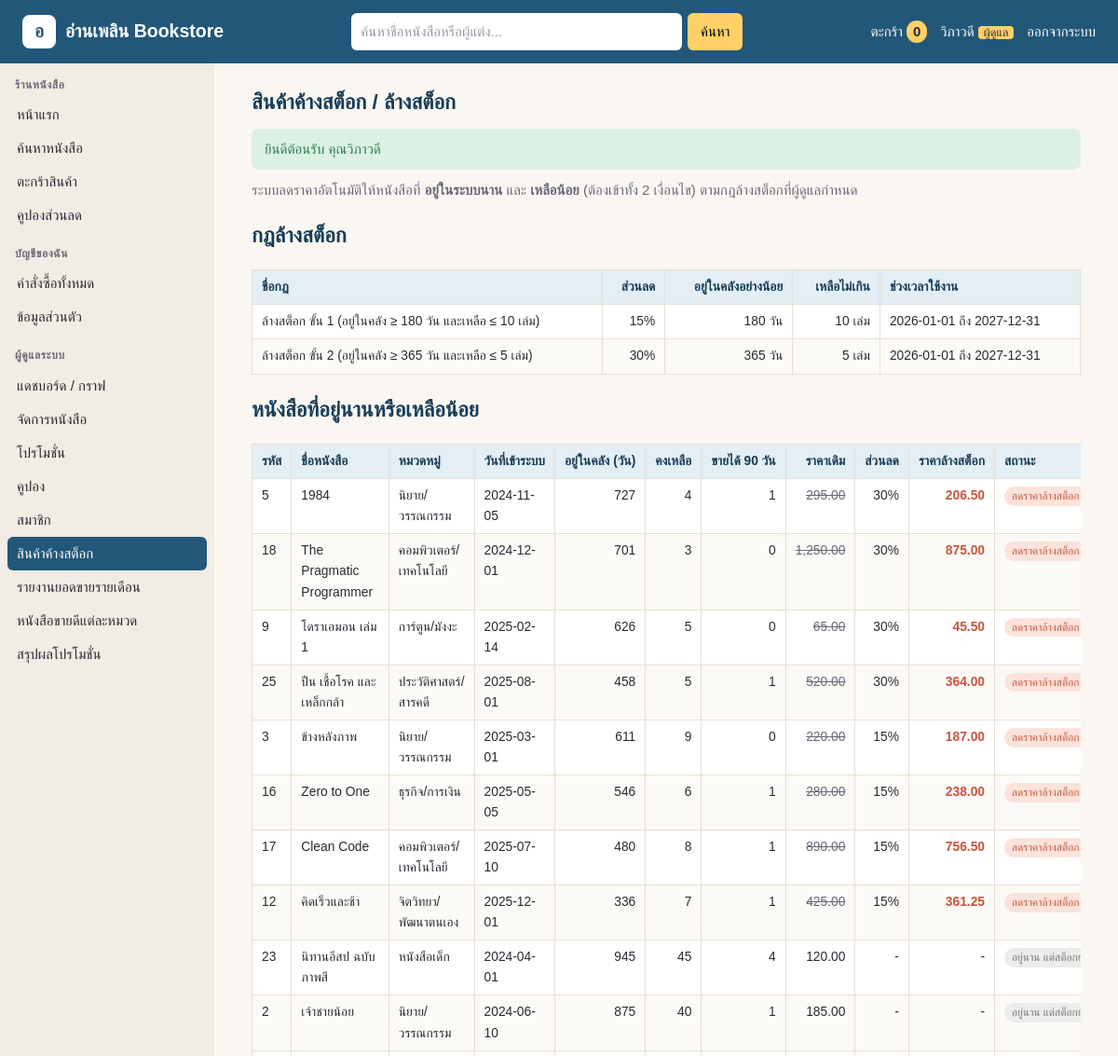
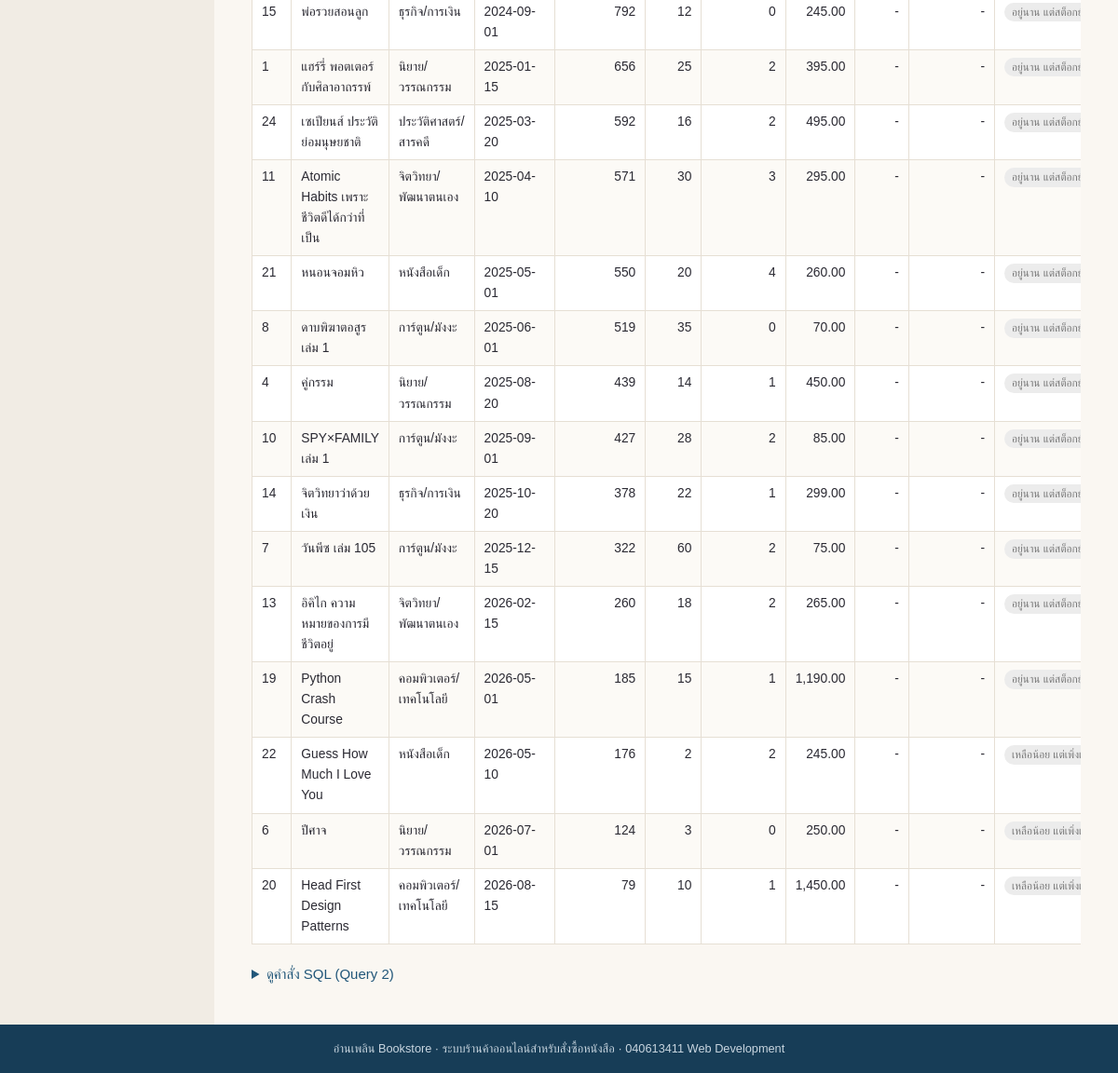
Page /bookshop/clearance.php (signed in) on the committed database (2 pictures, top to bottom).
### tables this page shows
CREATE TABLE promotion (
  promo_id          INT AUTO_INCREMENT PRIMARY KEY,
  promo_name        VARCHAR(150) NOT NULL,
  promo_type        ENUM('tier','seasonal','clearance') NOT NULL,
  discount_percent  DECIMAL(5,2) NOT NULL,
  min_spend         DECIMAL(10,2) NULL,
  category_id       INT NULL,
  min_days_in_stock INT NULL,
  max_stock         INT NULL,
  start_date        DATE NOT NULL,
  end_date          DATE NOT NULL,
  is_active         TINYINT(1) NOT NULL DEFAULT 1,
  FOREIGN KEY (category_id) REFERENCES category(category_id)
);

CREATE TABLE book (
  book_id     INT AUTO_INCREMENT PRIMARY KEY,
  title       VARCHAR(200)  NOT NULL,
  author      VARCHAR(150)  NOT NULL,
  category_id INT           NOT NULL,
  price       DECIMAL(10,2) NOT NULL,
  stock       INT           NOT NULL DEFAULT 0,
  description TEXT,
  added_date  DATE          NOT NULL COMMENT 'วันที่นำเข้าระบบ ใช้คำนวณสินค้าค้างสต็อก',
  FOREIGN KEY (category_id) REFERENCES category(category_id)
);

CREATE TABLE category (
  category_id   INT AUTO_INCREMENT PRIMARY KEY,
  category_name VARCHAR(100) NOT NULL UNIQUE
);

### bookshop/clearance.php (the view, shortened to what this page needs)
<?php include "connect.php"; ?>
<?php
include "header.php";
$sql = "SELECT b.book_id, b.title, c.category_name, b.added_date,
       DATEDIFF(CURDATE(), b.added_date) AS days_in_stock,
       b.stock, IFNULL(s.sold_90d, 0) AS sold_90d, b.price,
       p.promo_name, IFNULL(p.discount_percent, 0) AS discount_percent,
       ROUND(b.price * (100 - IFNULL(p.discount_percent, 0)) / 100, 2) AS clearance_price,
       CASE
         WHEN p.promo_id IS NOT NULL THEN 'ลดราคาล้างสต็อก'
         WHEN DATEDIFF(CURDATE(), b.added_date) < r.need_days THEN 'เหลือน้อย แต่เพิ่งเข้าระบบ'
         ELSE 'อยู่นาน แต่สต็อกยังเหลือมาก'
       END AS clearance_status
FROM book b
JOIN category c ON c.category_id = b.category_id
CROSS JOIN (SELECT MIN(min_days_in_stock) AS need_days, MAX(max_stock) AS need_stock
            FROM promotion
            WHERE promo_type = 'clearance' AND is_active = 1
              AND CURDATE() BETWEEN start_date AND end_date) r
LEFT JOIN (SELECT oi.book_id, SUM(oi.quantity) AS sold_90d
           FROM order_item oi
           JOIN orders o ON o.order_id = oi.order_id
           WHERE o.status <> 'cancelled'
             AND o.order_date >= CURDATE() - INTERVAL 90 DAY
           GROUP BY oi.book_id) s ON s.book_id = b.book_id
LEFT JOIN promotion p ON p.promo_id = (
    SELECT p2.promo_id
    FROM promotion p2
    WHERE p2.promo_type = 'clearance' AND p2.is_active = 1
      AND CURDATE() BETWEEN p2.start_date AND p2.end_date
      AND DATEDIFF(CURDATE(), b.added_date) >= p2.min_days_in_stock
      AND b.stock <= p2.max_stock
    ORDER BY p2.discount_percent DESC
    LIMIT 1)
WHERE DATEDIFF(CURDATE(), b.added_date) >= r.need_days
   OR b.stock <= r.need_stock
ORDER BY discount_percent DESC, days_in_stock DESC";
$stmt = $pdo->prepare($sql);
$stmt->execute();
$rules = $pdo->prepare("SELECT promo_name, discount_percent, min_days_in_stock, max_stock, start_date, end_date
                        FROM promotion WHERE promo_type = 'clearance' ORDER BY discount_percent");
$rules->execute();
?>
<p class="lead">ระบบลดราคาอัตโนมัติให้หนังสือที่ <b>อยู่ในระบบนาน</b> และ <b>เหลือน้อย</b> (ต้องเข้าทั้ง 2 เงื่อนไข) ตามกฎล้างสต็อกที่ผู้ดูแลกำหนด</p>
<h2>กฎล้างสต็อก</h2>
<div class="table-wrap">
<table class="data">
  <thead><tr><th>ชื่อกฎ</th><th class="num">ส่วนลด</th><th class="num">อยู่ในคลังอย่างน้อย</th><th class="num">เหลือไม่เกิน</th><th>ช่วงเวลาใช้งาน</th></tr></thead>
  <tbody>
<?php while ($row = $rules->fetch()) : ?>
    <tr>
      <td><?=$row["promo_name"]?></td>
      <td class="num"><?=$row["discount_percent"] + 0?>%</td>
      <td class="num"><?=$row["min_days_in_stock"]?> วัน</td>
      <td class="num"><?=$row["max_stock"]?> เล่ม</td>
      <td><?=$row["start_date"]?> ถึง <?=$row["end_date"]?></td>
    </tr>
<?php endwhile; ?>
  </tbody>
</table>
</div>
<h2>หนังสือที่อยู่นานหรือเหลือน้อย</h2>
<div class="table-wrap">
<table class="data">
  <thead>
    <tr>
      <th>รหัส</th><th>ชื่อหนังสือ</th><th>หมวดหมู่</th><th>วันที่เข้าระบบ</th>
      <th class="num">อยู่ในคลัง (วัน)</th><th class="num">คงเหลือ</th><th class="num">ขายได้ 90 วัน</th>
      <th class="num">ราคาเดิม</th><th class="num">ส่วนลด</th><th class="num">ราคาล้างสต็อก</th><th>สถานะ</th>
    </tr>
  </thead>
  <tbody>
<?php while ($row = $stmt->fetch()) : ?>
<?php   $is_sale = $row["discount_percent"] > 0; ?>
    <tr>
      <td><?=$row["book_id"]?></td>
      <td><?=htmlspecialchars($row["title"])?></td>
      <td><?=$row["category_name"]?></td>
      <td><?=$row["added_date"]?></td>
      <td class="num"><?=$row["days_in_stock"]?></td>
      <td class="num"><?=$row["stock"]?></td>
      <td class="num"><?=$row["sold_90d"]?></td>
      <td class="num"><?=$is_sale ? "<del>" . number_format($row["price"], 2) . "</del>" : number_format($row["price"], 2)?></td>
      <td class="num"><?=$is_sale ? ($row["discount_percent"] + 0) . "%" : "-"?></td>
      <td class="num"><?=$is_sale ? '<span class="price-sale">' . number_format($row["clearance_price"], 2) . "</span>" : "-"?></td>
      <td><span class="badge <?=$is_sale ? "sale" : "off"?>"><?=$row["clearance_status"]?></span></td>
    </tr>
<?php endwhile; ?>
  </tbody>
</table>
</div>
<details class="sql">
  <summary>ดูคำสั่ง SQL (Query 2)</summary>
</details>
<?php include "footer.php"; ?>

### bookshop/style.css (style rules this page uses)
:root { --ink: #2b2a33; --muted: #6b6878; --paper: #faf7f2; --card: #ffffff; --line: #e6dfd4; --brand: #22577a; --brand-dark: #173d57; --brand-soft: #e3eef5; --sale: #c8553d; --good: #2e7d4f; --warn: #b7791f; }
* { box-sizing: border-box; }
html { background: var(--brand-dark); }
body { margin: 0; font-family: "Sarabun", "Leelawadee UI", Tahoma, sans-serif; font-size: 15px; line-height: 1.6; color: var(--ink); background: var(--paper); display: flex; flex-flow: column; min-height: 100vh; }
h2 { color: var(--brand-dark); }
p.lead { margin: 0 0 16px; color: var(--muted); }
.table-wrap { overflow-x: auto; margin: 12px 0 20px; }
table.data { width: 100%; border-collapse: collapse; background: var(--card); font-size: 0.92em; }
table.data th, table.data td { padding: 7px 10px; border: 1px solid var(--line); vertical-align: top; }
table.data th { background: var(--brand-soft); color: var(--brand-dark); text-align: left; white-space: nowrap; }
table.data tbody tr:nth-child(even) { background: #fcfaf6; }
table.data td.num, table.data th.num { text-align: right; white-space: nowrap; }
.badge { display: inline-block; padding: 1px 8px; border-radius: 999px; font-size: 0.85em; white-space: nowrap; background: #eee; }
.badge.sale { background: #fbe3dc; color: var(--sale); }
.badge.off { background: #ececec; color: #777; }
del { color: var(--muted); }
.price-sale { color: var(--sale); font-weight: bold; }
details.sql { margin: 18px 0; }
details.sql summary { cursor: pointer; color: var(--brand); }

### rows in the picture
promotion: promo_name "ล้างสต็อก ขั้น 1 (อยู่ในคลัง ≥ 180 วัน และเหลือ ≤ 10 เล่ม)", $row["discount_percent"] + 0 "15", min_days_in_stock "180", max_stock "10", start_date "2026-01-01", end_date "2027-12-31"
promotion: promo_name "ล้างสต็อก ขั้น 2 (อยู่ในคลัง ≥ 365 วัน และเหลือ ≤ 5 เล่ม)", $row["discount_percent"] + 0 "30", min_days_in_stock "365", max_stock "5", start_date "2026-01-01", end_date "2027-12-31"
book: book_id "5", title "1984", category.category_name "นิยาย/วรรณกรรม", added_date "2024-11-05", days_in_stock "727", stock "4", sold_90d "1", price "295.00", discount_percent "30", clearance_price "206.50", clearance_status "ลดราคาล้างสต็อก"
book: book_id "18", title "The Pragmatic Programmer", category.category_name "คอมพิวเตอร์/เทคโนโลยี", added_date "2024-12-01", days_in_stock "701", stock "3", sold_90d "0", price "1,250.00", discount_percent "30", clearance_price "875.00", clearance_status "ลดราคาล้างสต็อก"
book: book_id "9", title "โดราเอมอน เล่ม 1", category.category_name "การ์ตูน/มังงะ", added_date "2025-02-14", days_in_stock "626", stock "5", sold_90d "0", price "65.00", discount_percent "30", clearance_price "45.50", clearance_status "ลดราคาล้างสต็อก"
book: book_id "25", title "ปืน เชื้อโรค และเหล็กกล้า", category.category_name "ประวัติศาสตร์/สารคดี", added_date "2025-08-01", days_in_stock "458", stock "5", sold_90d "1", price "520.00", discount_percent "30", clearance_price "364.00", clearance_status "ลดราคาล้างสต็อก"
book: book_id "3", title "ข้างหลังภาพ", category.category_name "นิยาย/วรรณกรรม", added_date "2025-03-01", days_in_stock "611", stock "9", sold_90d "0", price "220.00", discount_percent "15", clearance_price "187.00", clearance_status "ลดราคาล้างสต็อก"
book: book_id "16", title "Zero to One", category.category_name "ธุรกิจ/การเงิน", added_date "2025-05-05", days_in_stock "546", stock "6", sold_90d "1", price "280.00", discount_percent "15", clearance_price "238.00", clearance_status "ลดราคาล้างสต็อก"
book: book_id "17", title "Clean Code", category.category_name "คอมพิวเตอร์/เทคโนโลยี", added_date "2025-07-10", days_in_stock "480", stock "8", sold_90d "1", price "890.00", discount_percent "15", clearance_price "756.50", clearance_status "ลดราคาล้างสต็อก"
book: book_id "12", title "คิดเร็วและช้า", category.category_name "จิตวิทยา/พัฒนาตนเอง", added_date "2025-12-01", days_in_stock "336", stock "7", sold_90d "1", price "425.00", discount_percent "15", clearance_price "361.25", clearance_status "ลดราคาล้างสต็อก"
book: book_id "23", title "นิทานอีสป ฉบับภาพสี", category.category_name "หนังสือเด็ก", added_date "2024-04-01", days_in_stock "945", stock "45", sold_90d "4", price "120.00", clearance_status "อยู่นาน…"
book: book_id "2", title "เจ้าชายน้อย", category.category_name "นิยาย/วรรณกรรม", added_date "2024-06-10", days_in_stock "875", stock "40", sold_90d "1", price "185.00", clearance_status "อยู่นาน…"
book: book_id "15", title "พ่อรวยสอนลูก", category.category_name "ธุรกิจ/การเงิน", added_date "2024-09-01", days_in_stock "792", stock "12", sold_90d "0", price "245.00", clearance_status "อยู่นาน…"
book: book_id "1", title "แฮร์รี่ พอตเตอร์ กับศิลาอาถรรพ์", category.category_name "นิยาย/วรรณกรรม", added_date "2025-01-15", days_in_stock "656", stock "25", sold_90d "2", price "395.00", clearance_status "อยู่นาน…"
book: book_id "24", title "เซเปียนส์ ประวัติย่อมนุษยชาติ", category.category_name "ประวัติศาสตร์/สารคดี", added_date "2025-03-20", days_in_stock "592", stock "16", sold_90d "2", price "495.00", clearance_status "อยู่นาน…"
book: book_id "11", title "Atomic Habits เพราะชีวิตดีได้กว่าที่เป็น", category.category_name "จิตวิทยา/พัฒนาตนเอง", added_date "2025-04-10", days_in_stock "571", stock "30", sold_90d "3", price "295.00", clearance_status "อยู่นาน…"
book: book_id "21", title "หนอนจอมหิว", category.category_name "หนังสือเด็ก", added_date "2025-05-01", days_in_stock "550", stock "20", sold_90d "4", price "260.00", clearance_status "อยู่นาน…"
book: book_id "8", title "ดาบพิฆาตอสูร เล่ม 1", category.category_name "การ์ตูน/มังงะ", added_date "2025-06-01", days_in_stock "519", stock "35", sold_90d "0", price "70.00", clearance_status "อยู่นาน…"
book: book_id "4", title "คู่กรรม", category.category_name "นิยาย/วรรณกรรม", added_date "2025-08-20", days_in_stock "439", stock "14", sold_90d "1", price "450.00", clearance_status "อยู่นาน…"
book: book_id "10", title "SPY×FAMILY เล่ม 1", category.category_name "การ์ตูน/มังงะ", added_date "2025-09-01", days_in_stock "427", stock "28", sold_90d "2", price "85.00", clearance_status "อยู่นาน…"
book: book_id "14", title "จิตวิทยาว่าด้วยเงิน", category.category_name "ธุรกิจ/การเงิน", added_date "2025-10-20", days_in_stock "378", stock "22", sold_90d "1", price "299.00", clearance_status "อยู่นาน…"
book: book_id "7", title "วันพีซ เล่ม 105", category.category_name "การ์ตูน/มังงะ", added_date "2025-12-15", days_in_stock "322", stock "60", sold_90d "2", price "75.00", clearance_status "อยู่นาน…"
book: book_id "13", title "อิคิไก ความหมายของการมีชีวิตอยู่", category.category_name "จิตวิทยา/พัฒนาตนเอง", added_date "2026-02-15", days_in_stock "260", stock "18", sold_90d "2", price "265.00", clearance_status "อยู่นาน…"
book: book_id "19", title "Python Crash Course", category.category_name "คอมพิวเตอร์/เทคโนโลยี", added_date "2026-05-01", days_in_stock "185", stock "15", sold_90d "1", price "1,190.00", clearance_status "อยู่นาน…"
book: book_id "22", title "Guess How Much I Love You", category.category_name "หนังสือเด็ก", added_date "2026-05-10", days_in_stock "176", stock "2", sold_90d "2", price "245.00", clearance_status "เหลือน้อย…"
book: book_id "6", title "ปีศาจ", category.category_name "นิยาย/วรรณกรรม", added_date "2026-07-01", days_in_stock "124", stock "3", sold_90d "0", price "250.00", clearance_status "เหลือน้อย…"
book: book_id "20", title "Head First Design Patterns", category.category_name "คอมพิวเตอร์/เทคโนโลยี", added_date "2026-08-15", days_in_stock "79", stock "10", sold_90d "1", price "1,450.00", clearance_status "เหลือน้อย…"

### other values in the picture
$shop_name "อ่านเพลิน Bookstore"
cart_count($pdo) "0"
$_SESSION["first_name"] "วิภาวดี"
$group "ร้านหนังสือ"
$label "หน้าแรก"
$label "ค้นหาหนังสือ"
$label "ตะกร้าสินค้า"
$label "คูปองส่วนลด"
$group "บัญชีของฉัน"
$label "คำสั่งซื้อทั้งหมด"
$label "ข้อมูลส่วนตัว"
$group "ผู้ดูแลระบบ"
$label "แดชบอร์ด / กราฟ"
$label "จัดการหนังสือ"
$label "โปรโมชั่น"
